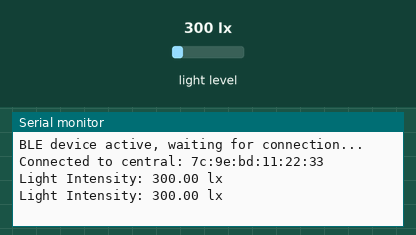
A sketch run on a simulated Arduino Nano 33 IoT. On the bench: the last lines printed to the serial monitor. The test bench sets the inputs (shaded band); at power-on: light level 300 lx. Nothing arrives over Bluetooth unless stated; a phone connects over Bluetooth LE 3 s after start.

Above: at 4.8 s.
4.9 s: light level set to 40 lx
At 5.8 s:
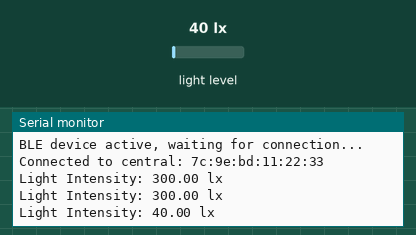
6.5 s: light level set to 500 lx
At 7.5 s:
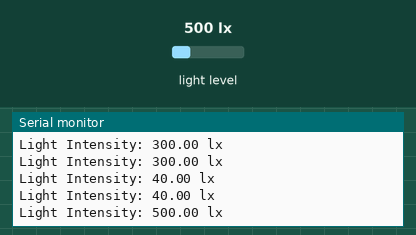
Timing chart, 0 to 9.5 s (numbered marks = the images above; inputs shaded):
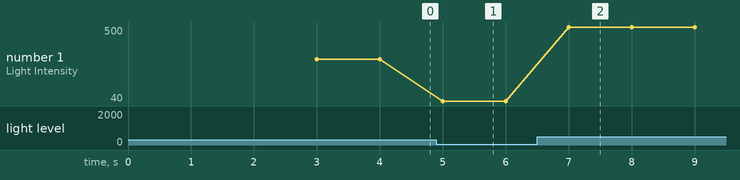

The sketch:

8.1hd.ino
```cpp
#include <ArduinoBLE.h>
#include <Wire.h>
#include <BH1750.h>

BLEService customService("180C");                                               // Custom service UUID
BLEStringCharacteristic customCharacteristic("2A56", BLERead | BLENotify, 20);  // Characteristic to send data
BH1750 lightSensor(0x23);

unsigned long lastMeasurementTime = 0;           // To manage measurement timing
const unsigned long measurementInterval = 1000;  // Measurement interval in milliseconds

void setup() {
  Serial.begin(9600);

  // Initialize the light sensor
  Wire.begin();
  lightSensor.begin();

  BLE.begin();
  // Initialize BLE
  if (!BLE.begin()) {
    Serial.println("Failed to initialize BLE!");
    while (1);
  }

  // Set local name and advertise the service
  BLE.setLocalName("Nano33IoT");
  BLE.setAdvertisedService(customService);

  // Add the characteristic to the service
  customService.addCharacteristic(customCharacteristic);

  // Add the service
  BLE.addService(customService);

  // Start advertising
  BLE.advertise();

  Serial.println("BLE device active, waiting for connection...");
}

void loop() {
  // Wait for a BLE central to connect
  BLEDevice central = BLE.central();

  if (central) {
    Serial.print("Connected to central: ");
    Serial.println(central.address());

    while (central.connected()) {
      if (millis() - lastMeasurementTime >= measurementInterval) {
        lastMeasurementTime = millis();  // Update the last measurement time

        // Read light level
        float lux = lightSensor.readLightLevel();

        // Check if reading was successful
        if (lux >= 0) {
          Serial.print("Light Intensity: ");
          Serial.print(lux);
          Serial.println(" lx");

          // Convert the light intensity (lux) to a String for BLE
          String luxString = String((int)lux); // Convert lux to String

          // Send the light intensity over BLE
          customCharacteristic.writeValue(luxString);
        } else {
          Serial.println("Failed to read light level.");
        }
      }

      BLE.poll();
    }

    Serial.println("Disconnected from central");
  }

  BLE.poll();
}
```

Measured:
- after the input at 4.9 s, the serial monitor: prints a new line after 0.10 s (image 1)
- after the input at 6.5 s, the serial monitor: prints a new line after 0.50 s (image 2)
- plotted number 1: 300 → 40 after the input at 4.9 s, 40 → 500 after the input at 6.5 s
